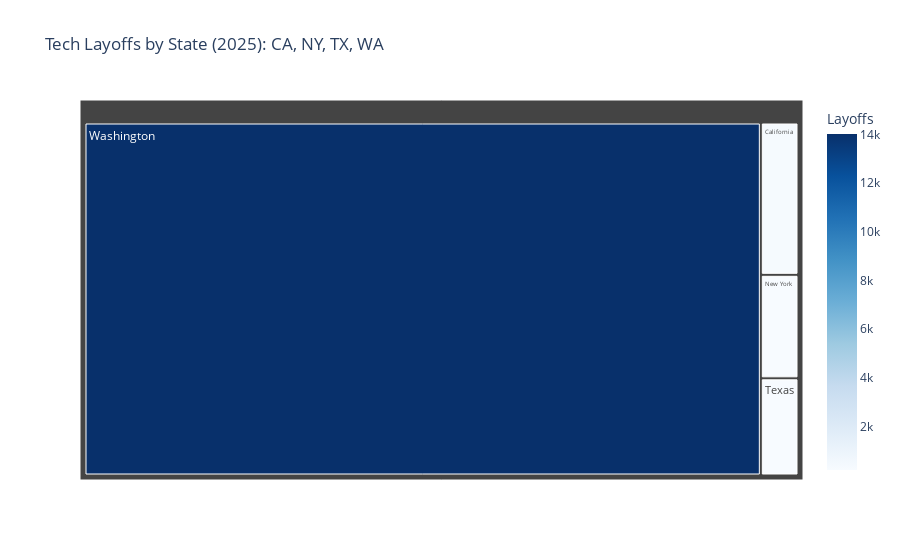

The cell this chart's notebook holds for it:
### Markdown cell above
### Treemap with States
This is less useful as Seattle clearly dominates.

### Code cell
import pandas as pd
import plotly.express as px

# Define file paths for each state (use cleaned datasets)
state_files = {
    'California': '../data/tech_layoffs_ca_cleaned.csv',
    'New York': '../data/tech_layoffs_ny_cleaned.csv',
    'Texas': '../data/tech_layoffs_tx_cleaned.csv',
    'Washington': '../data/tech_layoffs_wa_cleaned.csv',
}

# Count number of layoffs for each state
state_layoffs = {}
for state, path in state_files.items():
    try:
        df = pd.read_csv(path)
        if 'Number of Workers' in df.columns:
            layoffs = df['Number of Workers'].fillna(0).astype(int).sum()
        else:
            layoffs = df.shape[0]
        state_layoffs[state] = layoffs
    except Exception as e:
        print(f"Error reading {state}: {e}")
        state_layoffs[state] = 0

# Prepare data for treemap
states = list(state_layoffs.keys())
layoff_counts = list(state_layoffs.values())

tree_df = pd.DataFrame({'State': states, 'Layoffs': layoff_counts})

# Create treemap
fig = px.treemap(tree_df, path=['State'], values='Layoffs',
                 title='Tech Layoffs by State (2025): CA, NY, TX, WA',
                 color='Layoffs', color_continuous_scale=px.colors.sequential.Blues)
fig.show()

### Figure 1 — Plotly figure (JSON) as saved in the notebook; plotly's stock layout.template omitted (floating-point values rounded to 4 significant figures)
{"data": [{"branchvalues": "total", "customdata": [[337.0], [229.0], [215.0], [14020.0]], "domain": {"x": [0, 1], "y": [0, 1]}, "hovertemplate": "labels=%{label}<br>Layoffs_sum=%{value}<br>parent=%{parent}<br>id=%{id}<br>Layoffs=%{color}<extra></extra>", "ids": ["California", "New York", "Texas", "Washington"], "labels": ["California", "New York", "Texas", "Washington"], "marker": {"coloraxis": "coloraxis", "colors": [337.0, 229.0, 215.0, 14020.0]}, "name": "", "parents": ["", "", "", ""], "type": "treemap", "values": [337.0, 229.0, 215.0, 14020.0]}], "layout": {"coloraxis": {"colorbar": {"title": {"text": "Layoffs"}}, "colorscale": [[0, "rgb(247,251,255)"], [0.125, "rgb(222,235,247)"], [0.25, "rgb(198,219,239)"], [0.375, "rgb(158,202,225)"], [0.5, "rgb(107,174,214)"], [0.625, "rgb(66,146,198)"], [0.75, "rgb(33,113,181)"], [0.875, "rgb(8,81,156)"], [1, "rgb(8,48,107)"]]}, "legend": {"tracegroupgap": 0}, "title": {"text": "Tech Layoffs by State (2025): CA, NY, TX, WA"}}}
